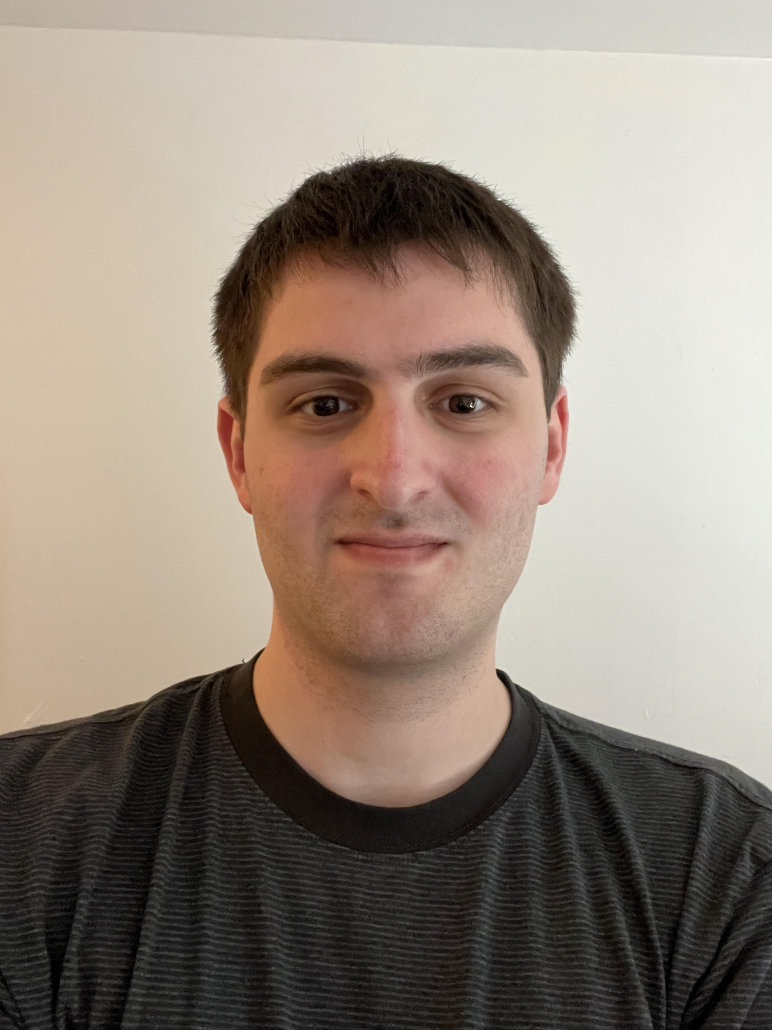
#> input picture Fall_2023/Project1/Part2/Project 1 Part 2 Download Sep 29, 2023 943 AM/258024-1939611 - Scott Klein - Sep 25, 2023 742 PM/Klein_Scott/face.jpeg, 2316 x 3088 px, found by its file name (shown at 1/3 size)
$ jupyter execute --allow-errors 'Project 1 Part 2.ipynb'
#> lines starting #> are read from the running program, lines starting #| are printed output that depends on the picture; after the words box and inside, x2 and y2 are one past the last pixel; in counts of white or black regions, pixels touching at a corner belong together
[cell 1]
# Image Pipeline
#1) Take a picture of your face or have a friend do it.
#2) Import the image into Jupyter Notebook.

import cv2
import numpy as np
import matplotlib.pyplot as plt

#Import image
img = cv2.imread('face.jpeg')
#> img is the input picture: shape (3088, 2316, 3); mean B, G, R 125, 136.7, 149.7

img = cv2.cvtColor(img,cv2.COLOR_BGR2RGB)

plt.imshow(img)

[cell 2]
# Import Libraries
import cv2
import numpy as np
import matplotlib.pyplot as plt

[cell 3]
# [41 lines left out: function rgb_to_hsv, not called in this run]

[cell 4]
# [16 lines left out: function rgb_to_hsv_func, not called in this run]

[cell 5]
def bgr_to_rgb_func(img):
    #Saving height and width
    h = img.shape[0]
    w = img.shape[1]
    d = img.shape[2]

    #Creating an empty array as image shape
    imgRGB = np.zeros((h,w,d), dtype=np.uint8)
    #For each row in our grid.
    for y in range(0,h):
        #Search each pixel in the row
        for x in range(0,w):
            imgRGB[y][x][0]=img[y][x][2]
            imgRGB[y][x][1]=img[y][x][1]
            imgRGB[y][x][2]=img[y][x][0]
    return imgRGB

[cell 6]
# Import image
img = cv2.imread('face.jpeg', 1)
img = bgr_to_rgb_func(img)
plt.imshow(img)

[cell 7]
# lets analyze the ful image's HSV histogram hue,saturation,

#3) Analyze the image.
#4) Create a histogram of the whole image.
img = cv2.cvtColor(img,cv2.COLOR_RGB2BGR)

hist = cv2.calcHist([img],[0],None, [256],[0,255])
#> hist = 256 values, max 80396 at index 222, min 0 at index 255, mean 27936.7
plt.plot(hist, color='red')
plt.xlim([0,255])

hist = cv2.calcHist([img],[1],None, [256],[0,255])
#> hist = 256 values, max 108486 at index 194, min 0 at index 255, mean 27936.7
plt.plot(hist, color='green')
plt.xlim([0,255])

hist = cv2.calcHist([img],[2],None, [256],[0,255])
#> hist = 256 values, max 172969 at index 211, min 0 at index 255, mean 27936.6
plt.plot(hist, color='blue')
plt.xlim([0,255])

plt.legend(["hue","saturation","value"],loc='upper right')

plt.show()
#> figure, not shown here; curve peaks at x = 222, y = 80396; curve peaks at x = 194, y = 108486; curve peaks at x = 211, y = 172969

[cell 8]
#Import image
img = cv2.imread('face.jpeg')

img = cv2.cvtColor(img,cv2.COLOR_BGR2RGB)

plt.imshow(img)

[cell 9]
#5) Modify your image with brightness and contrast so it fills the complete tonal range.

def adjust_brightness_contrast(image_array, alpha, beta):
    # Convert to floating point to avoid overflow and underflow
    temp = image_array.astype('float32')
    # Adjust contrast
    temp *= alpha
    # Adjust brightness
    temp += beta
    # Clip values to be in the range [0, 255]
    temp = np.clip(temp, 0, 255)
    return temp.astype('uint8')

[cell 10]
import numpy as np
import cv2
import matplotlib.pyplot as plt
# Load Image. 1 for color. 0 for black and white. Let's import in color and con
img = cv2.imread("face.jpeg")
# Convert image_data to grayscale
img = cv2.cvtColor(img, cv2.COLOR_BGR2GRAY)
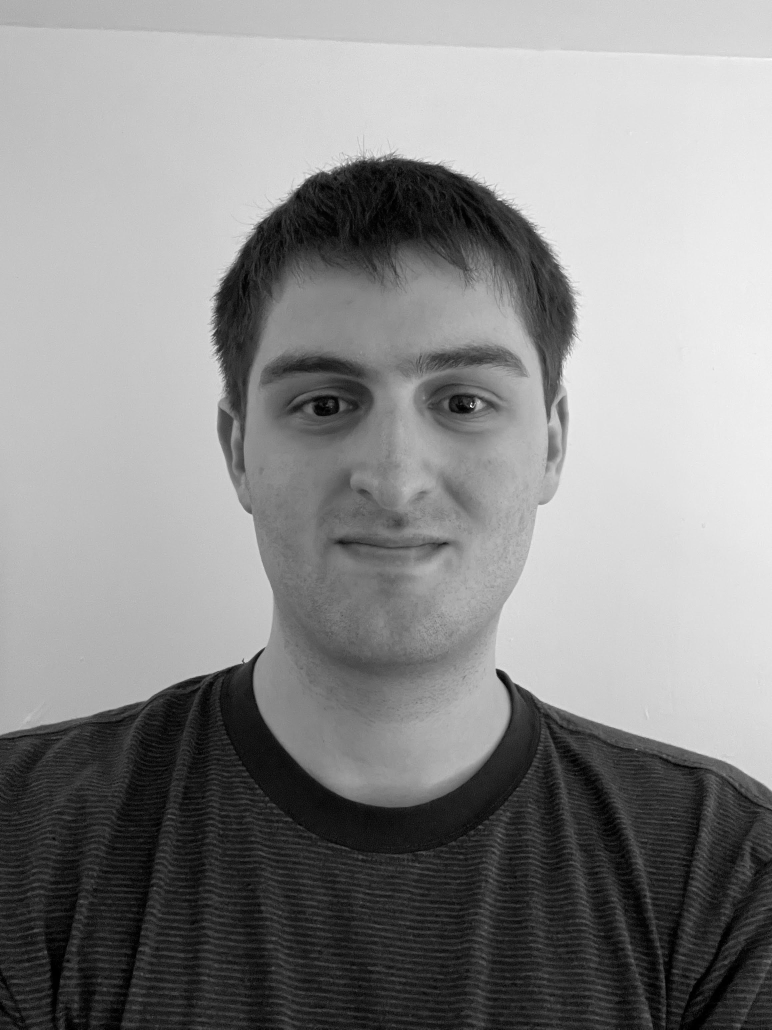
#> img: shape (3088, 2316) (shown at 1/3 size); min 0, max 255, mean 139.3
hist = cv2.calcHist([img],[0],None,[256],[0,255])
#> hist = 256 values, max 113481 at index 196, min 0 at index 255, mean 27936.7
# Plotting original and adjusted images side-by-side. plt.subplot(nrows, ncols,
plt.figure(figsize=(10,5))
plt.subplot(1, 2, 1)
plt.imshow(img, cmap="gray")
plt.title('Original Image')
plt.subplot(1, 2, 2)
plt.plot(hist)
plt.xlim([0,255])
plt.title('Histogram')
plt.tight_layout()
plt.show()
#> figure, not shown here; panel 2: curve peaks at x = 196, y = 113481

[cell 11]
adjusted_img = adjust_brightness_contrast(img, .5, 40)
#> in adjust_brightness_contrast, `temp += beta`:
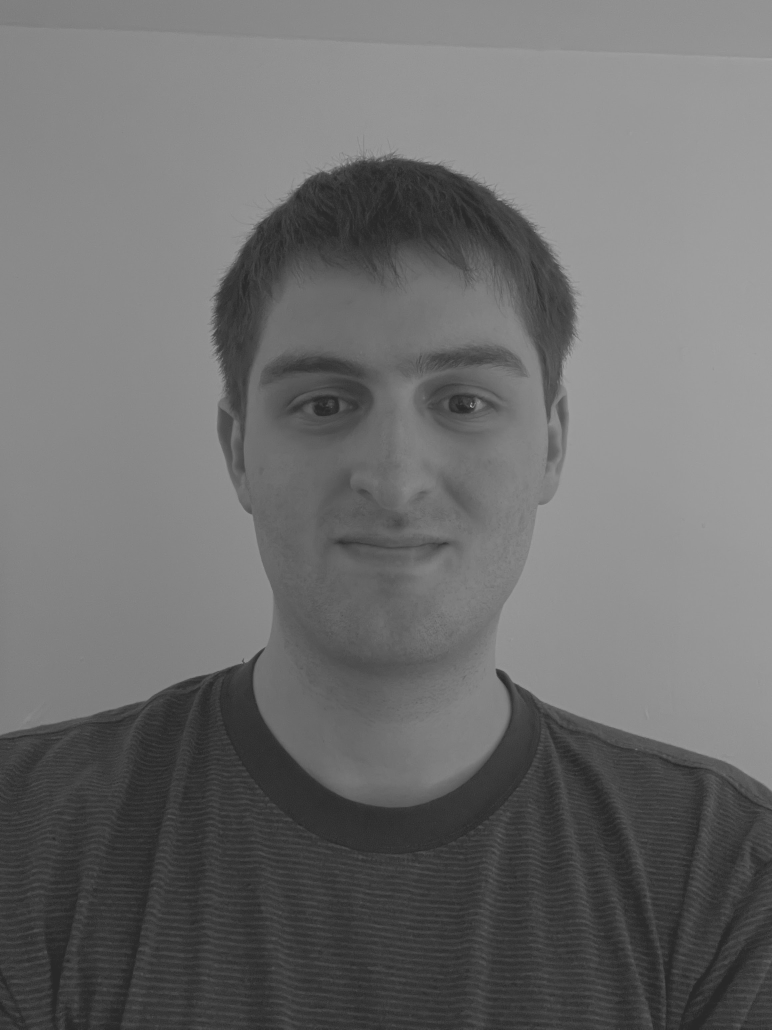
#> temp: shape (3088, 2316) float32 (shown at 1/3 size); min 40, max 167.5, mean 109.6

[cell 12]
# Calculate histogram of adjusted image
adjusted_hist = cv2.calcHist([adjusted_img],[0],None,[256],[0,255])
#> adjusted_hist = 256 values, max 223997 at index 138, min 0 at index 0, mean 27936.8
# Plotting original and adjusted images side-by-side
plt.figure(figsize=(10,10))
plt.subplot(2, 2, 1)
plt.imshow(img, cmap="gray")
plt.title('Original Image')
plt.subplot(2, 2, 2)
plt.plot(hist)
plt.xlim([0,255])
plt.title('Histogram')
plt.subplot(2, 2, 3)
plt.imshow(adjusted_img, cmap="gray", vmin=0, vmax=255)
plt.title('Adjusted Image')
plt.subplot(2, 2, 4)
plt.plot(adjusted_hist)
plt.xlim([0,255])
plt.title('Histogram')
plt.tight_layout()
plt.show()
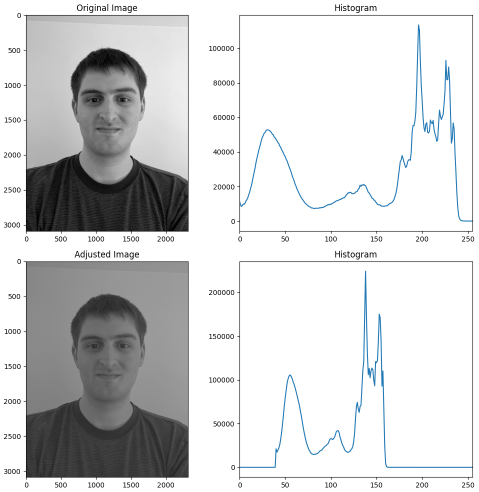
#> figure drawn by matplotlib, 4 panels; panel 2: curve peaks at x = 196, y = 113481; panel 4: curve peaks at x = 138, y = 223997

[cell 13]
# Use OpenCV to adjust brightness and contrast
openCV_adjusted_img = cv2.convertScaleAbs(img, alpha=.5, beta=40)
# Calculate histogram of adjusted image
openCV_adjusted_hist = cv2.calcHist([openCV_adjusted_img],[0],None,[256],[0,255])
#> openCV_adjusted_hist = 256 values, max 320114 at index 138, min 0 at index 0, mean 27936.8
# Plotting original and adjusted images side-by-side
plt.figure(figsize=(10,10))
plt.subplot(2, 2, 1)
plt.imshow(openCV_adjusted_img, cmap="gray", vmin=0, vmax=255)
plt.title('Original Image')
plt.subplot(2, 2, 2)
plt.plot(openCV_adjusted_hist)
plt.xlim([0,255])
plt.title('Histogram')
#> figure, not shown here; panel 2: curve peaks at x = 138, y = 320114

[cell 14]
#Gamma Correction
import numpy as np
import cv2
import matplotlib.pyplot as plt
def gamma_correction(img, gamma):
    # Normalize the image to [0, 1], apply gamma correction, and then scale back
    corrected = 255.0 * (img / 255.0) ** gamma
    # Return the corrected image
    return np.uint8(corrected)
# Load the image
image = cv2.imread("face.jpeg", cv2.IMREAD_GRAYSCALE)
#> image: shape (3088, 2316); min 0, max 255, mean 139.3
# Display the original image
plt.figure(figsize=(12, 6))
plt.subplot(1, 2, 1)
plt.imshow(image, cmap="gray")
plt.title("Original Image")
# Apply gamma correction and display the result
gamma = 0.5
corrected_image = gamma_correction(image, gamma)
plt.subplot(1, 2, 2)
plt.imshow(corrected_image, cmap="gray")
plt.title(f"Gamma Corrected Image (gamma={gamma})")
plt.tight_layout()
plt.show()

[cell 15]
#6) Create a mask of your face.

#Create masks and bounding boxes on the image

#cv2.rectangle(img,top_left, bottom_right, rect_color, thickness)

#Top_left
top_left = (250,250)

#Bottom Right
bottom_right = (530,700)

#rectangle color
rect_color = (255,0,0)

#thickness
thickness = 3

# Rectangle function
img_rect = cv2.rectangle(img, top_left, bottom_right, rect_color, thickness)
# Plot image
plt.imshow(img_rect)

[cell 16]
#6) Create a mask of your face.
#First lets use python for slicing
#top_left = (45,25)
#bottom_right = (150,175)


img_masked = img[250:700,250:530]
plt.imshow(img_masked)

#> (a cell that did not finish here is left out)

[cell 18]
import cv2
import numpy as np
import matplotlib.pyplot as plt
img = cv2.imread('face.jpeg')
#Create an empty 2D array filled with zeros the same shape as our image. Notice
mask = np.zeros(img.shape[:2], np.uint8)
# Set the masked to white. Remember black is 0 and white is 255 is 8 bit color.
mask[250:700,250:530] = 255
# Image shape to confirm it's the same size as our image.
print(mask.shape)

[cell 19]
plt.imshow(mask, cmap="gray")

[cell 20]
#6) Create a mask of your face.

# Let's add our mask to our image.
# Import the face image again.
img = cv2.imread("face.jpeg")
# Convert our image to RGB so we can plot it.
img = cv2.cvtColor(img, cv2.COLOR_BGR2RGB)
# The bitwise AND operator ( & ) compares each bit of the first operand to the c
# If both bits are 1, the corresponding result bit is set to 1. Otherwise, the c
# First image to compare. Second image to compare. Mask to use.
img_masked = cv2.bitwise_and(img, img, mask=mask)
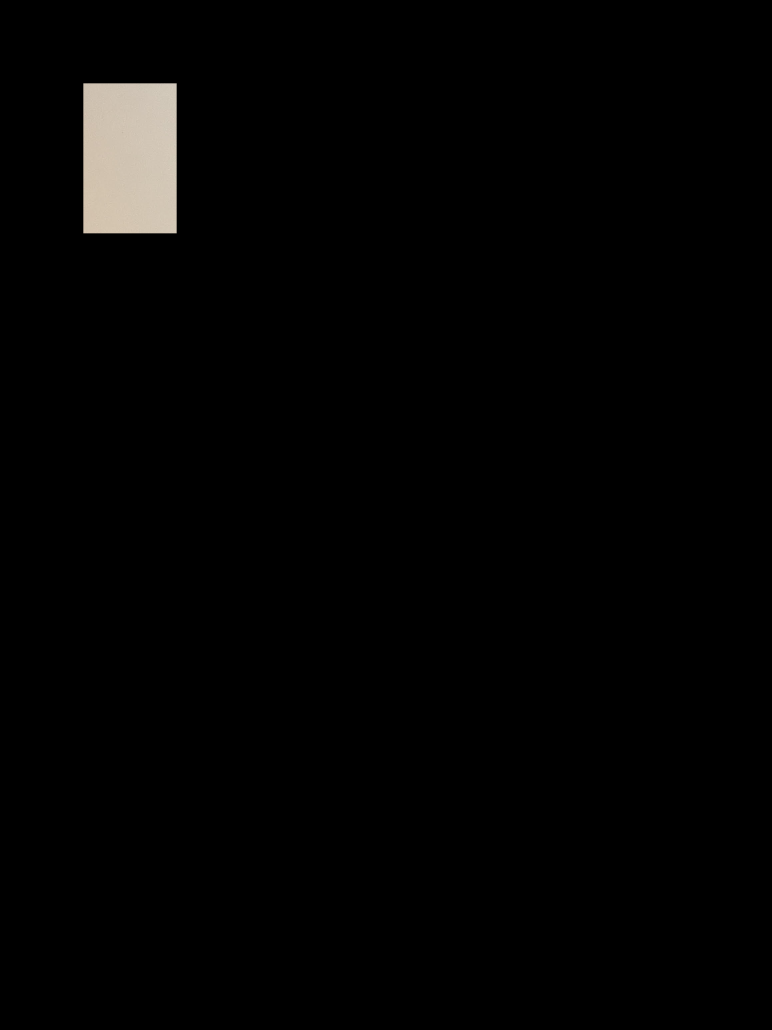
#> img_masked: shape (3088, 2316, 3) (shown at 1/3 size); mean R, G, B 3.7, 3.5, 3.2
# Plot the masked image.
plt.imshow(img_masked)

[cell 21]
#7)Use the mask to create a HSV histogram.

# Create a histogram of HSV values.
img = cv2.cvtColor(img, cv2.COLOR_RGB2HSV)
#> img: shape (3088, 2316, 3); mean H, S, V 21, 48.4, 149.8
# Hue
hist = cv2.calcHist([img],[0],mask,[256],[0,255])
#> hist = 256 values, max 87188 at index 17, min 0 at index 0, mean 492.2
# Add histogram to the plot.
plt.plot(hist, color='red')
# Limit the plot range on the x-axis to 256 values.
plt.xlim([0,255])
# Saturation
hist = cv2.calcHist([img],[1],mask,[256],[0,255])
#> hist = 256 values, max 20350 at index 34, min 0 at index 0, mean 492.2
# Add histogram to the plot.
plt.plot(hist, color='green')
# Limit the plot range on the x-axis to 256 values.
plt.xlim([0,255])
# Value
hist = cv2.calcHist([img],[2],mask,[256],[0,255])
#> hist = 256 values, max 20624 at index 210, min 0 at index 0, mean 492.2
# Add histogram to the plot.
plt.plot(hist, color='blue')
# Limit the plot range on the x-axis to 256 values.
plt.xlim([0,255])
# Add a legend
plt.legend(('hue','saturation','value'), loc = 'upper left')
# Plot a histogram.
plt.show()
#> figure, not shown here; curve peaks at x = 17, y = 87188; curve peaks at x = 34, y = 20350; curve peaks at x = 210, y = 20624

[cell 22]
#8) Analyze the histogram for skin tone ranges.
# Minimum and maximum HSV values.
min_HSV = np.array([0,30,100], np.uint8)
max_HSV = np.array([25,170,240], np.uint8)

# cv2.inRange(image, minimum, maximum)
skinArea = cv2.inRange(img, min_HSV, max_HSV)
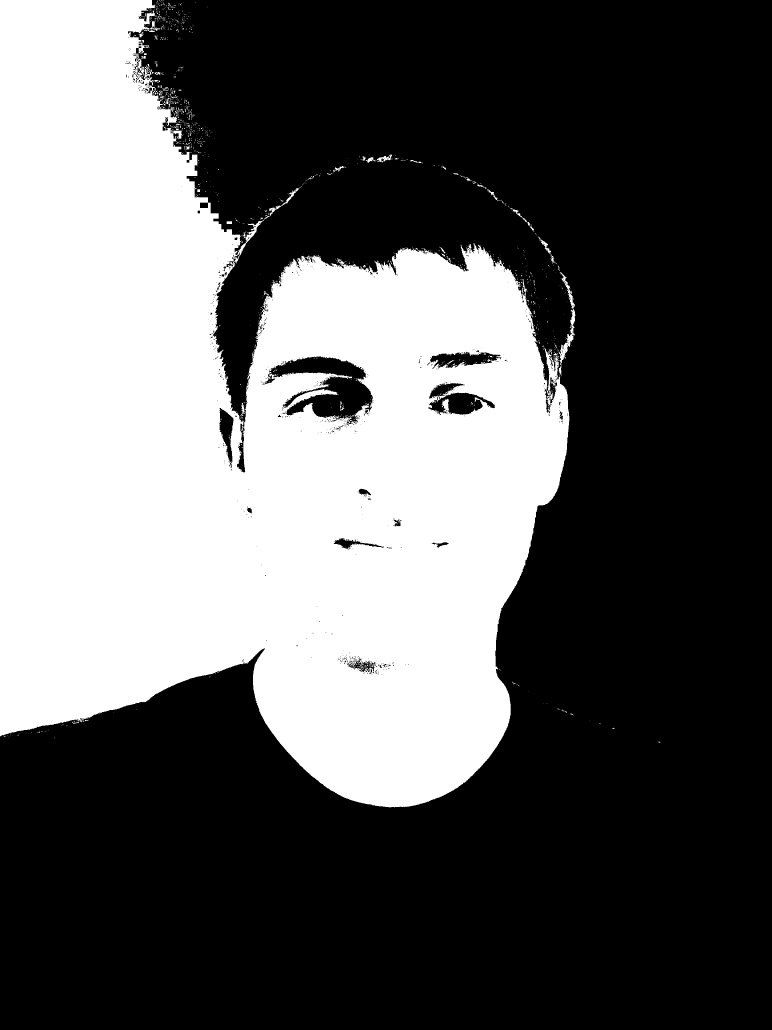
#> skinArea: shape (3088, 2316) (shown at 1/3 size); 36.5% white; 1264 white regions (1175 under 20 px), largest, box (x1, y1, x2, y2) and area: (0, 0, 1708, 2422) 2598441, (1675, 816, 1726, 1128) 2908, (1613, 708, 1670, 792) 512

# Bitwise And mask
skinHSV = cv2.bitwise_and(img, img, mask=skinArea)
#> skinHSV: shape (3088, 2316, 3); mean H, S, V 4.9, 26.4, 68.5

# Convert to RGB
skinHSV = cv2.cvtColor(skinHSV, cv2.COLOR_HSV2RGB)
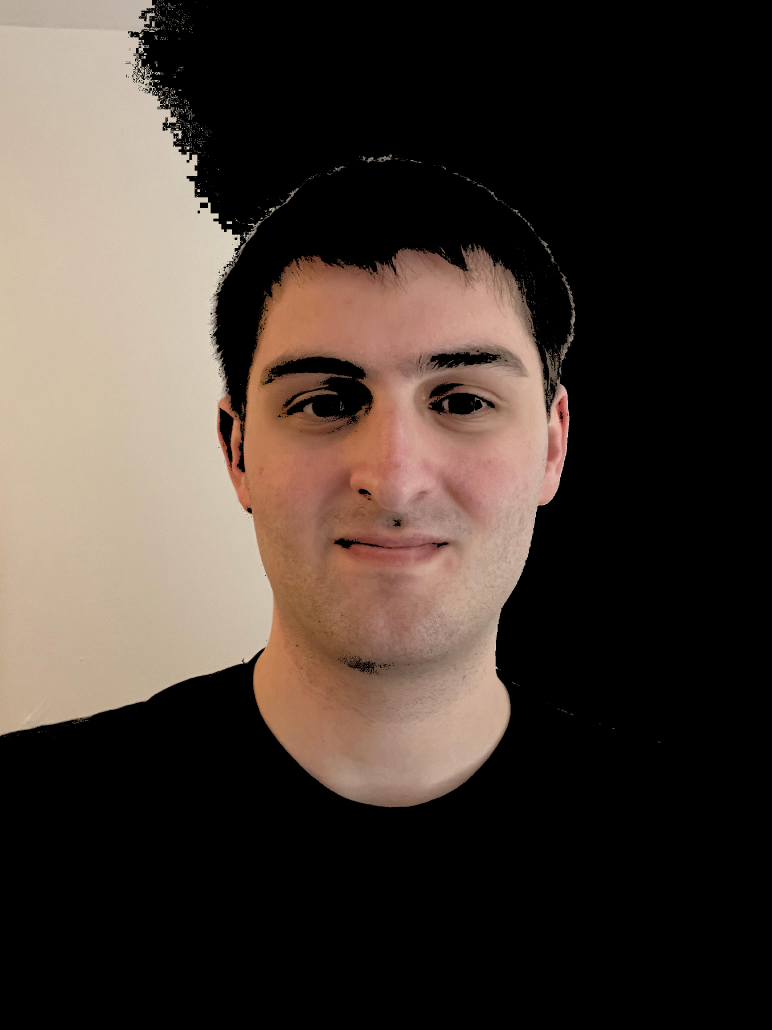
#> skinHSV: shape (3088, 2316, 3) (shown at 1/3 size); mean R, G, B 68.5, 57.4, 49.9

# Plot masked image.
plt.imshow(skinHSV)

[cell 23]
#8) Analyze the histogram for skin tone ranges.

import cv2
import numpy as np
import matplotlib.pyplot as plt

# Load the image
image = cv2.imread('face.jpeg')  # Replace 'your_image.jpg' with your image file path

# Convert the image to the HSV color space
hsv_image = cv2.cvtColor(image, cv2.COLOR_BGR2HSV)

# Calculate the HSV histogram
hist_hue = cv2.calcHist([hsv_image], [0], None, [256], [0, 256])
#> hist_hue = 256 values, max 906085 at index 30, min 0 at index 31, mean 27936.8
hist_saturation = cv2.calcHist([hsv_image], [1], None, [256], [0, 256])
#> hist_saturation = 256 values, max 900706 at index 9, min 0 at index 252, mean 27936.8
hist_value = cv2.calcHist([hsv_image], [2], None, [256], [0, 256])
#> hist_value = 256 values, max 172956 at index 211, min 4 at index 254, mean 27936.8

# Plot the histograms
plt.figure(figsize=(12, 4))
plt.subplot(131)
plt.plot(hist_hue, color='r')
plt.title('Hue Histogram')
plt.subplot(132)
plt.plot(hist_saturation, color='g')
plt.title('Saturation Histogram')
plt.subplot(133)
plt.plot(hist_value, color='b')
plt.title('Value Histogram')

# Show the histograms
plt.tight_layout()
plt.show()
#> figure, not shown here; panel 1: curve peaks at x = 30, y = 906085; panel 2: curve peaks at x = 9, y = 900706; panel 3: curve peaks at x = 211, y = 172956

[cell 24]
#9) Use the HSV ranges to create a mask of skin tones.
import cv2
import numpy as np
import matplotlib.pyplot as plt

# Load the image
image = cv2.imread('face.jpeg')  # Replace 'your_image.jpg' with your image file path

# Convert the image to the HSV color space
hsv_image = cv2.cvtColor(image, cv2.COLOR_BGR2HSV)

# Define the HSV range for skin tones (adjust these values as needed)
lower_skin = np.array([0, 20, 80], dtype=np.uint8)
upper_skin = np.array([30, 255, 255], dtype=np.uint8)

# Create a mask for skin tones
skin_mask = cv2.inRange(hsv_image, lower_skin, upper_skin)
#> skin_mask: shape (3088, 2316); 42.3% white; 1482 white regions (1395 under 20 px), largest, box (x1, y1, x2, y2) and area: (0, 0, 1733, 2423) 3006210, (1112, 336, 1248, 424) 4929, (1651, 2116, 1776, 2165) 741

# Apply the mask to the original image
skin_segmented = cv2.bitwise_and(image, image, mask=skin_mask)

# Display the segmented image using matplotlib in a new cell
plt.figure(figsize=(8, 8))
plt.imshow(cv2.cvtColor(skin_segmented, cv2.COLOR_BGR2RGB))
plt.axis('off')
plt.show()

[cell 25]
import cv2
import numpy as np
import matplotlib.pyplot as plt

# Load the image
image = cv2.imread('face.jpeg')  # Replace 'your_image.jpg' with your image file path

# Convert the image to the HSV color space
hsv_image = cv2.cvtColor(image, cv2.COLOR_BGR2HSV)

# Define the HSV range for skin tones (adjust these values as needed)
lower_skin = np.array([0, 20, 80], dtype=np.uint8)
upper_skin = np.array([30, 255, 255], dtype=np.uint8)

# Create a mask for skin tones
skin_mask = cv2.inRange(hsv_image, lower_skin, upper_skin)

# Apply the mask to the original image
skin_segmented = cv2.bitwise_and(image, image, mask=skin_mask)

# Display the segmented image using matplotlib in a new cell
plt.figure(figsize=(8, 8))
plt.imshow(cv2.cvtColor(skin_segmented, cv2.COLOR_BGR2RGB))
plt.axis('off')
plt.show()

[cell 26]
#10) Apply the mask to the image and segment out your skin/face.

import cv2
import numpy as np
import matplotlib.pyplot as plt

# Load the image
image = cv2.imread('face.jpeg')

# Define lower and upper bounds for skin color (you may need to adjust these)
lower_skin = np.array([0, 20, 70], dtype=np.uint8)
upper_skin = np.array([20, 255, 255], dtype=np.uint8)

# Convert the image to the HSV color space
hsv_image = cv2.cvtColor(image, cv2.COLOR_BGR2HSV)

# Create the mask
mask = cv2.inRange(hsv_image, lower_skin, upper_skin)
#> mask: shape (3088, 2316); 42.4% white; 2269 white regions (2134 under 20 px), largest, box (x1, y1, x2, y2) and area: (0, 0, 1730, 2424) 3012372, (951, 448, 1176, 542) 3347, (163, 2188, 238, 2246) 697

# Apply the mask to the original image
segmented_image = cv2.bitwise_and(image, image, mask=mask)

# Display the original and segmented images using matplotlib
plt.figure(figsize=(12, 6))
plt.subplot(1, 2, 1)
plt.title('Original Image')
plt.imshow(cv2.cvtColor(image, cv2.COLOR_BGR2RGB))
plt.axis('off')

plt.subplot(1, 2, 2)
plt.title('Segmented Image')
plt.imshow(cv2.cvtColor(segmented_image, cv2.COLOR_BGR2RGB))
plt.axis('off')

plt.show()
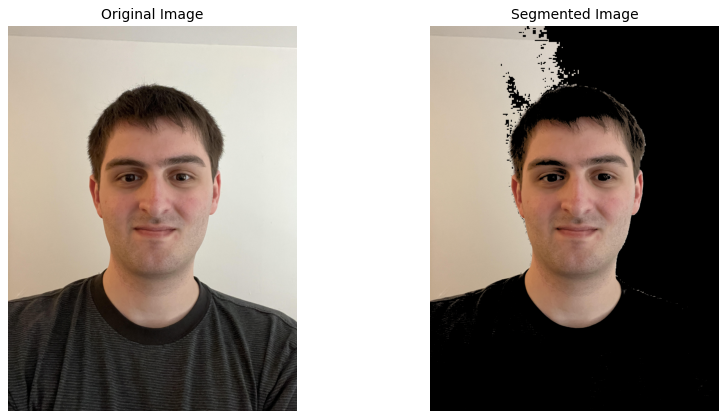
#> figure drawn by matplotlib, 2 panels
